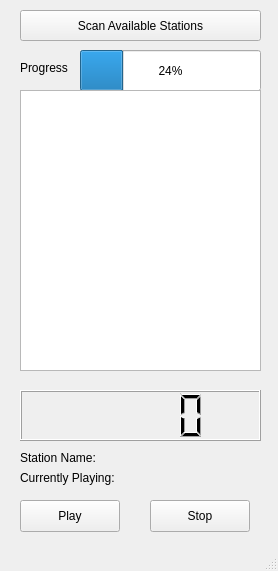
<?xml version="1.0" encoding="UTF-8"?>
<ui version="4.0">
 <class>MainWindow</class>
 <widget class="QMainWindow" name="MainWindow">
  <property name="geometry">
   <rect>
    <x>0</x>
    <y>0</y>
    <width>278</width>
    <height>571</height>
   </rect>
  </property>
  <property name="windowTitle">
   <string>MainWindow</string>
  </property>
  <widget class="QWidget" name="centralwidget">
   <widget class="QProgressBar" name="progressBar">
    <property name="geometry">
     <rect>
      <x>80</x>
      <y>50</y>
      <width>181</width>
      <height>41</height>
     </rect>
    </property>
    <property name="value">
     <number>24</number>
    </property>
   </widget>
   <widget class="QPushButton" name="pushButton_7">
    <property name="geometry">
     <rect>
      <x>20</x>
      <y>10</y>
      <width>241</width>
      <height>31</height>
     </rect>
    </property>
    <property name="text">
     <string>Scan Available Stations</string>
    </property>
   </widget>
   <widget class="QLabel" name="label">
    <property name="geometry">
     <rect>
      <x>20</x>
      <y>60</y>
      <width>58</width>
      <height>16</height>
     </rect>
    </property>
    <property name="text">
     <string>Progress</string>
    </property>
   </widget>
   <widget class="QListWidget" name="listWidget">
    <property name="geometry">
     <rect>
      <x>20</x>
      <y>90</y>
      <width>241</width>
      <height>281</height>
     </rect>
    </property>
   </widget>
   <widget class="QLCDNumber" name="lcdNumber">
    <property name="geometry">
     <rect>
      <x>20</x>
      <y>390</y>
      <width>241</width>
      <height>51</height>
     </rect>
    </property>
   </widget>
   <widget class="QPushButton" name="pushButton">
    <property name="geometry">
     <rect>
      <x>20</x>
      <y>500</y>
      <width>100</width>
      <height>32</height>
     </rect>
    </property>
    <property name="text">
     <string>Play</string>
    </property>
   </widget>
   <widget class="QLabel" name="label_2">
    <property name="geometry">
     <rect>
      <x>20</x>
      <y>450</y>
      <width>91</width>
      <height>16</height>
     </rect>
    </property>
    <property name="text">
     <string>Station Name:</string>
    </property>
   </widget>
   <widget class="QLabel" name="label_3">
    <property name="geometry">
     <rect>
      <x>20</x>
      <y>470</y>
      <width>111</width>
      <height>16</height>
     </rect>
    </property>
    <property name="text">
     <string>Currently Playing:</string>
    </property>
   </widget>
   <widget class="QPushButton" name="pushButton_2">
    <property name="geometry">
     <rect>
      <x>150</x>
      <y>500</y>
      <width>100</width>
      <height>32</height>
     </rect>
    </property>
    <property name="text">
     <string>Stop</string>
    </property>
   </widget>
  </widget>
  <widget class="QStatusBar" name="statusbar"/>
 </widget>
 <resources/>
 <connections/>
</ui>
